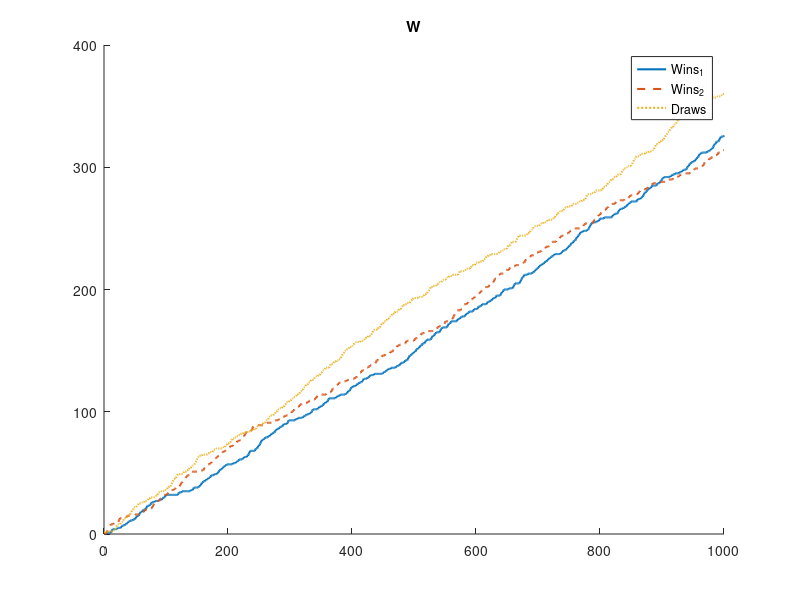

The MATLAB script that drew this image: (Note: this script raises an error after producing the figure.)
clear
close all
clc

lengthEpisode = 1e3;

historyW = zeros(3, lengthEpisode);     % history of match result
W = [0,0,0];                            % counter for [agent 1 win, agent 2 win, draws]

for i = 1:lengthEpisode
   
    r1 = (randi(3) - 2);                  % fictional update

    % ---------Update match result history---------------------
    if r1 == 1
        W = W + [1, 0, 0];
    elseif r1 == -1
        W = W + [0, 1, 0];
    else
        W = W + [0, 0, 1];
    end
    historyW(:,i) = W;
    %----------------------------------------------------------
end

%-----------------plot the history of W------------------------------------
% Fixed
figure('Position', [0 0 1280 720])
hold on
% Graph content
title('W')
plot(historyW(1,:)', 'LineWidth', 1.5)
plot(historyW(2,:)', 'LineWidth', 1.5, 'LineStyle','--')
plot(historyW(3,:)', 'LineWidth', 1.5, 'LineStyle',':')
lgn = legend('Wins_1', 'Wins_2', 'Draws');
set(gca, 'ColorOrder', colors(3))
% Fixed
grid on
lgn.Location = 'northeastoutside';
hold off
% Save
saveas(gcf, "graphs/template/W", "png")
%--------------------------------------------------------------------------